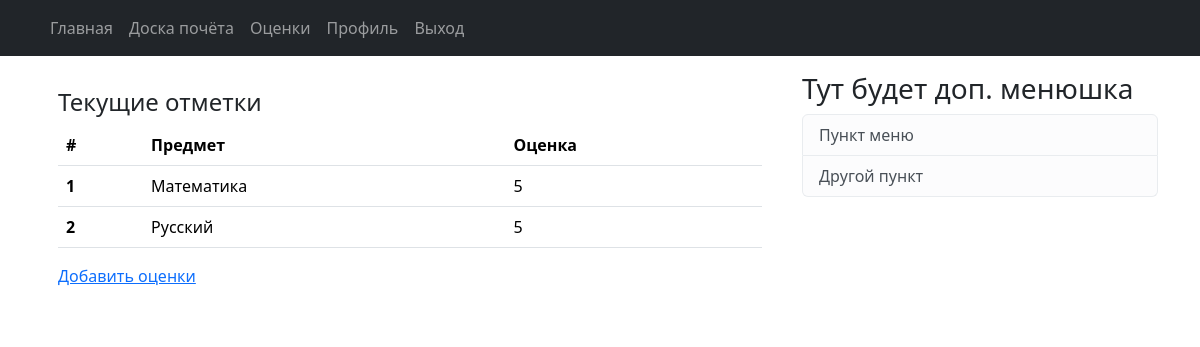
/marks_list/ (signed in), run on the app's committed database.
### users/models.py (models this page shows, shortened)
class SubjectMarks(models.Model):
    student = models.ForeignKey(Student, on_delete=models.CASCADE)
    subject = models.ForeignKey(Subject, on_delete=models.CASCADE)
    mark = models.IntegerField()
    class Meta:
        unique_together = ['student', 'subject']

class Subject(models.Model):
    name = models.CharField(max_length=64)
    def __str__(self) -> str:
        return f'{self.name}'

### users/views.py (the view)
# urls.py: path('marks_list/', views.marks_list, name='marks_list'),
def marks_list(request):
    marks = SubjectMarks.objects.all()
    res = []
    for mark in marks:
        if mark.student.profile.user == request.user:
            res.append(mark)
    return render(request, 'users/marks_list.html', {'marks': res})

### users/templates/users/marks_list.html
{% extends "leader_board/index.html" %}
{% load static %}
{% block content %}
<div class="card mb-3 border-0 nth-shadow">
    <div class="card-body">
        <div class="card-title nth-card-title">
            <h4>Текущие отметки</h4>
        </div>
        <table class="table">
            <thead>
            <tr>
                <th scope="col">#</th>
                <th scope="col">Предмет</th>
                <th scope="col">Оценка</th>
            </tr>
            </thead>
            <tbody>
            {% for x in marks %}
            <tr>
                <th scope="row">{{forloop.counter}}</th>
                <td>{{ x.subject }}</td>
                <td>{{ x.mark }}</td>
            </tr>
            {% endfor %}
            </tbody>
        </table>
        <p>
            <a href="/add_marks">Добавить оценки</a>
        </p>
    </div>
</div>
{% endblock content %}

### data on the page
SubjectMarks: subject "Математика", mark "5"
SubjectMarks: subject "Русский", mark "5"
